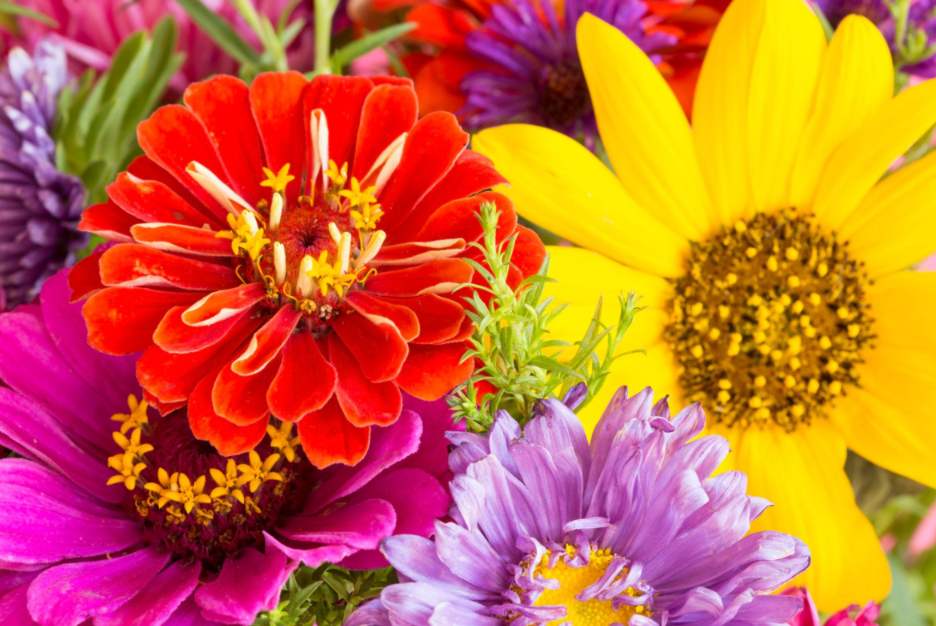
#> input picture Images/color/Flower.png, 936 x 626 px, found by its file name
$ python main.py
#> lines starting #> are read from the running program, lines starting #| are printed output that depends on the picture
### src/image_negative.py
#!/usr/bin/env python3
"""
Digital Image Processing - Elementary Methods
Image Negative Transformation

Formula: s = L - 1 - r (for 8-bit: s = 255 - r)
Works for both grayscale (2D) and RGB (3D) images.
"""

import numpy as np


def image_negative(arr, max_val=255):
    """
    Apply image negative transformation.
    s = L - 1 - r  (for 8-bit: L=255)
    Works for both grayscale (2D) and RGB (3D) images.
    """
    # Vectorized: invert pixel values
    result = max_val - arr

    # Clip and convert to uint8 if needed
    if arr.dtype == np.uint8:
        result = np.clip(result, 0, 255).astype(np.uint8)
    return result

### src/gamma_correction.py
#!/usr/bin/env python3
"""
Digital Image Processing - Elementary Methods
Gamma Encoding / Correction

Formula: s = 255 * (r/255)^gamma
Works for both grayscale and RGB using vectorized numpy operations.
"""

import numpy as np


def gamma_correction(arr, gamma, max_val=255):
    """
    Apply gamma correction/encoding.
    s = 255 * (r/255)^gamma
    Works for both grayscale and RGB using vectorized numpy operations.
    """
    # Normalize to [0,1]
    normalized = arr.astype(np.float64) / max_val

    # Apply gamma: power law transformation
    result = np.power(normalized, gamma) * max_val

    # Clip and convert back
    result = np.clip(result, 0, max_val)
    if arr.dtype == np.uint8:
        result = result.astype(np.uint8)
    return result

### src/logarithmic.py
#!/usr/bin/env python3
"""
Digital Image Processing - Elementary Methods
Logarithmic Transformation

Formula: s = c * log(1 + r)
Expands dark regions, compresses bright regions.
Works for both grayscale and RGB.
"""

import numpy as np
import math


def logarithmic_transformation(arr, c=None, eps=1e-3):
    """
    Apply logarithmic transformation: s = c * log(1 + r)
    Works for both grayscale and RGB.
    """
    if c is None:
        # For 8-bit images, set c to maximize output range
        c = 255 / math.log(1 + 255) if arr.dtype == np.uint8 else 1.0

    # Apply log transformation with epsilon to avoid log(0)
    result = c * np.log(1 + arr.astype(np.float64) + eps - eps)

    # Normalize to 0-255 range
    result = (result - result.min()) / (result.max() - result.min()) * 255
    result = np.clip(result, 0, 255).astype(np.uint8)
    return result

### src/contrast_stretching.py
#!/usr/bin/env python3
"""
Digital Image Processing - Elementary Methods
Contrast Stretching

Formula: s = (r - r_min) / (r_max - r_min) * (s_max - s_min) + s_min
Automatic range detection using percentiles if not specified.
"""

import numpy as np


def contrast_stretching(arr, min_in=None, max_in=None, min_out=0, max_out=255):
    """
    Apply contrast stretching (linearization).
    Maps input range [min_in, max_in] to [min_out, max_out].
    Automatic range detection using percentiles if not specified.
    """
    # Determine input range using percentiles for robustness
    if min_in is None:
        min_in = np.percentile(arr, 2)
    if max_in is None:
        max_in = np.percentile(arr, 98)

    # Avoid division by zero
    if max_in == min_in:
        return np.full_like(arr, min_out, dtype=np.uint8 if arr.dtype == np.uint8 else arr.dtype)

    # Apply linear mapping: s = min_out + ((r - min_in) / (max_in - min_in)) * (max_out - min_out)
    normalized = (arr.astype(np.float64) - min_in) / (max_in - min_in)
    result = min_out + normalized * (max_out - min_out)
    result = np.clip(result, min_out, max_out)
    if arr.dtype == np.uint8:
        result = result.astype(np.uint8)
    return result

### src/histogram_equalization.py
#!/usr/bin/env python3
"""
Digital Image Processing - Elementary Methods
Histogram Equalization

For color images, convert to HSV, equalize V channel, convert back.
Uses numpy only - no external dependencies beyond what's available.
"""

import numpy as np


def histogram_equalization(arr):
    """
    Apply histogram equalization to grayscale or color images.
    For color images, convert to HSV, equalize V channel, convert back.
    """
    if arr.ndim == 2:
        # Grayscale histogram equalization
        img = arr.astype(np.float64)

        # Compute histogram
        hist, bins = np.histogram(img.ravel(), 256, [0.0, 256.0])

        # Compute CDF
        cdf = hist.cumsum()

        # Mask zeros and normalize
        cdf_masked = np.ma.masked_equal(cdf, 0)
        # Normalize CDF to [0, 255]
        if cdf_masked[-1] > 0:
            cdf_normalized = (cdf_masked - cdf_masked[0]) * 255 / (img.size - cdf_masked[0])
        else:
            cdf_normalized = cdf_masked

        # Fill back and use for mapping
        cdf_full = np.ma.filled(cdf_normalized, 0).astype(np.uint8)

        # Map using the CDF
        equalized = cdf_full[np.round(img).astype(np.uint8)]

        return equalized

    else:
        # RGB: convert to YCrCb, equalize Y channel, convert back
        img_float = arr.astype(np.float64)

        # RGB to YCrCb transformation (NTSC standard)
        # Y  = 0.299 R + 0.587 G + 0.114 B
        # Cr = 0.5 R - 0.168 G - 0.331 B + 128
        # Cb = -0.168 R - 0.331 G + 0.5 B + 128

        # Extract channels
        r = img_float[:, :, 0]
        g = img_float[:, :, 1]
        b = img_float[:, :, 2]

        # Compute Y (luminance)
        y = 0.299 * r + 0.587 * g + 0.114 * b

        # Equalize Y channel
        y_eq = histogram_equalization(y)

        # Compute inverse transformation
        # R = Y + 1.402 * (Cr - 128) where Cr = 0.5*R - 0.168*G - 0.331*B + 128
        # G = Y - 0.344136*(Cr-128) - 0.714136*(Cb-128) where Cb = -0.168*R - 0.331*G + 0.5*B + 128
        # B = Y + 1.772 * (Cb - 128)

        # Recover Cr and Cb from original
        cr = 0.5 * r - 0.168 * g - 0.331 * b + 128
        cb = -0.168 * r - 0.331 * g + 0.5 * b + 128

        # Recombine RGB
        r_eq = np.clip(y_eq + 1.402 * (cr - 128), 0, 255)
        g_eq = np.clip(y_eq - 0.344136 * (cr - 128) - 0.714136 * (cb - 128), 0, 255)
        b_eq = np.clip(y_eq + 1.772 * (cb - 128), 0, 255)

        result = np.stack([r_eq, g_eq, b_eq], axis=2).astype(np.uint8)
        return result

### src/intensity_slicing.py
#!/usr/bin/env python3
"""
Digital Image Processing - Elementary Methods
Intensity Level Slicing

Isolate a specific intensity range:
- Highlight mode: Pixels in range → 255, outside → 0
- Darken mode: Pixels in range → original, outside → 0
"""

import numpy as np


def intensity_level_slicing(arr, background=0, highlight=True, slice_level=None, width=10):
    """
    Intensity level slicing: isolate a specific intensity range.

    Parameters:
    - arr: input image array
    - background: background value for pixels outside the slice (0 or 255)
    - highlight: True to highlight the slice (set to 255/bright), False to darken outside
    - slice_level: (min, max) intensity range; if None, uses center range around mean
    - width: width of the intensity range around center (if slice_level not specified)

    Returns:
    - sliced image
    """
    if slice_level is not None:
        low, high = slice_level
    else:
        # Use center range around mean
        if arr.ndim == 2:
            mid = np.median(arr)
        else:
            mid = np.median(arr.mean(axis=2))
        low = max(0, int(mid) - width)
        high = min(255, int(mid) + width)

    result = arr.copy().astype(np.float64)

    if arr.ndim == 2:
        # Grayscale
        mask = (result >= low) & (result <= high)
        if highlight:
            # Keep slice at 255, set rest to background
            result[~mask] = background
            result[mask] = 255.0
        else:
            # Darken outside to background, keep slice values
            result[~mask] = background
            # Keep slice values as-is (already in result)
    else:
        # RGB - apply mask based on luminance or per-channel
        # Create a composite mask: a pixel is "in range" if ANY channel is in range
        # Or we can apply the slicing per channel
        for c in range(3):
            mask = (result[:, :, c] >= low) & (result[:, :, c] <= high)
            if highlight:
                result[:, :, c][~mask] = background
                result[:, :, c][mask] = 255.0
            else:
                result[:, :, c][~mask] = background

    return result.astype(np.uint8)

### src/bit_plane_slicing.py
#!/usr/bin/env python3
"""
Digital Image Processing - Elementary Methods
Bit Plane Slicing

Extract bit planes from an image.
8 bit planes: Plane 0 (LSB) to Plane 7 (MSB).
"""

import numpy as np


def bit_plane_slicing(arr, plane=None, show_all=False):
    """
    Extract bit planes from an image.

    Parameters:
    - arr: input image (grayscale or RGB)
    - plane: specific bit plane index (0-7 for 8-bit), None to show all
    - show_all: if True and plane is None, return all 8 bit planes

    Returns:
    - bit plane(s) as image array(s) - each scaled to 0-255 for visibility
    """
    # Ensure uint8
    if arr.dtype != np.uint8:
        arr = arr.astype(np.uint8)

    if arr.ndim == 2:
        # Grayscale
        bit_planes = []
        for i in range(8):
            # Extract i-th bit: (arr >> i) & 1, then scale to 0-255
            plane_img = ((arr >> i) & 1) * 255
            bit_planes.append(plane_img.astype(np.uint8))

        if show_all:
            return bit_planes
        elif plane is not None:
            if 0 <= plane <= 7:
                return bit_planes[plane]
            else:
                raise ValueError("Plane index must be between 0 and 7")
        else:
            return bit_planes[0]  # default to first

    else:
        # RGB - extract bit planes from each channel combined
        bit_planes = []
        for i in range(8):
            # For each bit plane, OR together the contribution from all three channels
            # Each channel contributes 0 or 255 at position i
            plane_img = np.zeros((arr.shape[0], arr.shape[1]), dtype=np.uint8)
            for c in range(3):
                plane_img += (((arr[:, :, c] >> i) & 1) * 255)
            bit_planes.append(plane_img.astype(np.uint8))

        if show_all:
            return bit_planes
        elif plane is not None:
            if 0 <= plane <= 7:
                return bit_planes[plane]
            else:
                raise ValueError("Plane index must be between 0 and 7")
        else:
            return bit_planes[0]  # default to first

### src/__init__.py
# Digital Image Processing - Elementary Methods
from .image_negative import image_negative
from .gamma_correction import gamma_correction
from .logarithmic import logarithmic_transformation
from .contrast_stretching import contrast_stretching
from .histogram_equalization import histogram_equalization
from .intensity_slicing import intensity_level_slicing
from .bit_plane_slicing import bit_plane_slicing


# [46 lines left out: functions load_image, save_image, display_images, not called in this run]


__all__ = [
    "image_negative",
    "gamma_correction",
    "logarithmic_transformation",
    "contrast_stretching",
    "histogram_equalization",
    "intensity_level_slicing",
    "bit_plane_slicing",
    "load_image",
    "save_image",
    "display_images",
]

### main.py
# Digital Image Processing - Elementary Methods
# Main script using src module structure

import os
import sys
import numpy as np
import matplotlib.pyplot as plt

# Add src to path
sys.path.insert(0, os.path.dirname(__file__))

from src import (
    image_negative,
    gamma_correction,
    logarithmic_transformation,
    contrast_stretching,
    histogram_equalization,
    intensity_level_slicing,
    bit_plane_slicing,
)
from src.__init__ import load_image, save_image, display_images


def main():
    # Create output directories
    outputs = [
        "outputs/01_negative",
        "outputs/02_gamma",
        "outputs/03_logarithmic",
        "outputs/04_contrast",
        "outputs/05_histogram",
        "outputs/06_intensity_slicing",
        "outputs/07_bit_plane",
    ]
    for out_dir in outputs:
        os.makedirs(out_dir, exist_ok=True)

    # Load images
    base_dir = os.path.dirname(__file__)
    img_color_path = os.path.join(base_dir, "images", "color", "Flower.png")
    img_gray_path = os.path.join(base_dir, "images", "grayscale", "Cameraman.png")

    # Load color image (RGB)
    arr_color, mode_color = load_image(img_color_path)
#> in load_image, img is the input picture: shape (626, 936, 3); mean B, G, R 58.3, 104.9, 203.9
#> mode_color = 'BGR'
    if arr_color is None:
        raise FileNotFoundError("Color image not found!")

    # Load grayscale image
    arr_gray, mode_gray = load_image(img_gray_path, grayscale=True)
#> call 2 of load_image, with path = 'images/grayscale/Cameraman.png', grayscale = True
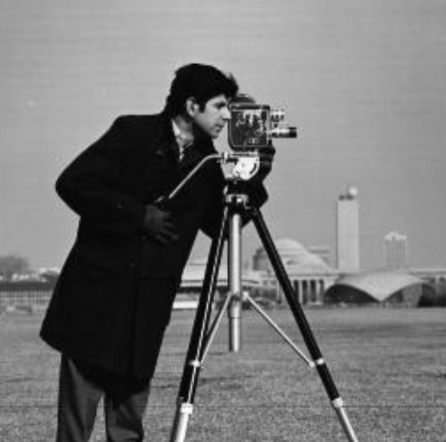
#> input picture Images/grayscale/Cameraman.png, 446 x 442 px, found by its file name
#> mode_gray = 'L'
    if arr_gray is None:
        raise FileNotFoundError("Grayscale image not found!")

    print(f"Color image: shape={arr_color.shape}, mode={mode_color}")
#| Color image: shape=(626, 936, 3), mode=BGR
    print(f"Grayscale image: shape={arr_gray.shape}, mode={mode_gray}")
#| Grayscale image: shape=(442, 446), mode=L

    # ==============================
    # 1. Image Negative
    # ==============================
    print("\n=== 1. Image Negative ===")
    neg_gray = image_negative(arr_gray.copy(), max_val=255)
    neg_rgb = image_negative(arr_color.copy(), max_val=255)

    # Save negatives
    save_image(neg_gray, os.path.join("outputs", "01_negative", "negative_gray.png"), mode="L")
    save_image(neg_rgb, os.path.join("outputs", "01_negative", "negative_rgb.png"), mode="RGB")
    print("Saved: outputs/01_negative/negative_gray.png")
    print("Saved: outputs/01_negative/negative_rgb.png")

    # ==============================
    # 2. Gamma Correction
    # ==============================
    print("\n=== 2. Gamma Correction ===")
    gamma_vals = [0.3, 0.5, 1.0, 2.0, 3.0]

    # Grayscale gamma
    print("Processing grayscale gamma corrections...")
    for g in gamma_vals:
        gamma_gray = gamma_correction(arr_gray, gamma=g)
        save_image(
            gamma_gray,
            os.path.join("outputs", "02_gamma", f"gamma_gray_{g:.1f}.png"),
            mode="L",
        )
        print(f"  gamma={g}: saved")
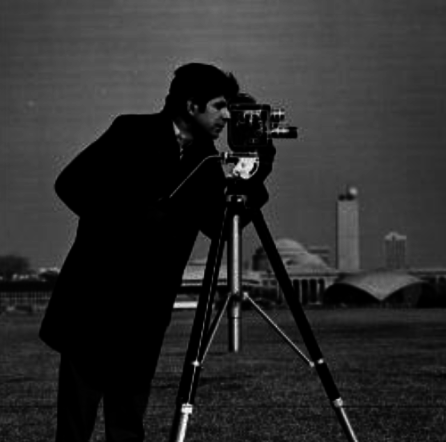
#> gamma_gray: shape (442, 446); min 0, max 255, mean 43.3

    # RGB gamma
    print("Processing RGB gamma corrections...")
    for g in gamma_vals:
        gamma_rgb = gamma_correction(arr_color, gamma=g)
        save_image(
            gamma_rgb,
            os.path.join("outputs", "02_gamma", f"gamma_rgb_{g:.1f}.png"),
            mode="RGB",
        )
        print(f"  gamma={g}: saved")
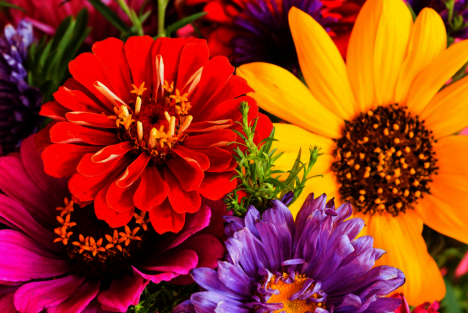
#> gamma_rgb: shape (626, 936, 3) (shown at 1/2 size); mean B, G, R 25.1, 52.8, 154.8

    # ==============================
    # 3. Logarithmic Transformation
    # ==============================
    print("\n=== 3. Logarithmic Transformation ===")
    log_gray = logarithmic_transformation(arr_gray.copy())
    log_rgb = logarithmic_transformation(arr_color.copy())
#> call 2 of logarithmic_transformation, with eps = 0.001
#> in logarithmic_transformation (call 2), `result = c * np.log(1 + arr.astype(np.float64) + eps - eps)`:
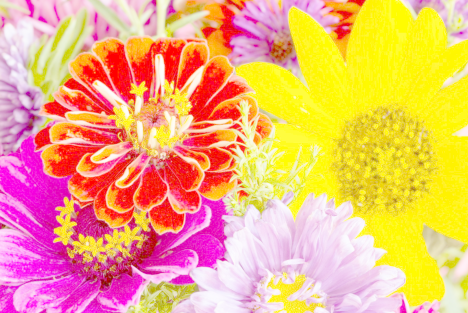
#> result: shape (626, 936, 3) float64 (shown at 1/2 size); mean of channels 0, 1, 2 120.4, 176.6, 242.6; drawn with min black and max white

    # Save log transformed images
    save_image(log_gray, os.path.join("outputs", "03_logarithmic", "log_gray.png"), mode="L")
    save_image(log_rgb, os.path.join("outputs", "03_logarithmic", "log_rgb.png"), mode="RGB")
    print("Saved: outputs/03_logarithmic/log_gray.png")
    print("Saved: outputs/03_logarithmic/log_rgb.png")

    # ==============================
    # 4. Contrast Stretching
    # ==============================
    print("\n=== 4. Contrast Stretching ===")
    # Automatic contrast stretching
    contrast_auto_gray = contrast_stretching(arr_gray.copy())
#> in contrast_stretching, `min_in = np.percentile(arr, 2)`: min_in = 9
#> in contrast_stretching, `max_in = np.percentile(arr, 98)`: max_in = 188
#> in contrast_stretching, `result = np.clip(result, min_out, max_out)`:
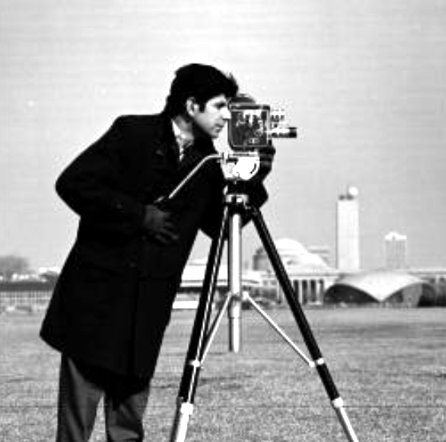
#> result: shape (442, 446) float64; min 0, max 255, mean 155.4
    contrast_auto_rgb = contrast_stretching(arr_color.copy())

    # Save contrast stretched images
    save_image(contrast_auto_gray, os.path.join("outputs", "04_contrast", "contrast_stretched.png"), mode="L")
    save_image(contrast_auto_rgb, os.path.join("outputs", "04_contrast", "contrast_stretched_rgb.png"), mode="RGB")
    print("Saved: outputs/04_contrast/contrast_stretched.png")
    print("Saved: outputs/04_contrast/contrast_stretched_rgb.png")

    # ==============================
    # 5. Histogram Equalization
    # ==============================
    print("\n=== 5. Histogram Equalization ===")
    eq_gray = histogram_equalization(arr_gray.copy())
#> in histogram_equalization, `hist, bins = np.histogram(img.ravel(), 256, [0.0, 256.0])`: hist = 256 values, max 5349 at index 14, min 0 at index 254, mean 770; bins = 257 values from 0 to 256
#> in histogram_equalization, `cdf = hist.cumsum()`: cdf = 256 values from 2 to 197132
#> in histogram_equalization, `cdf_full = np.ma.filled(cdf_normalized, 0).astype(np.uint8)`: cdf_full = 256 values from 0 to 255
    eq_rgb = histogram_equalization(arr_color.copy())
#> in histogram_equalization (call 2), `y = 0.299 * r + 0.587 * g + 0.114 * b`:
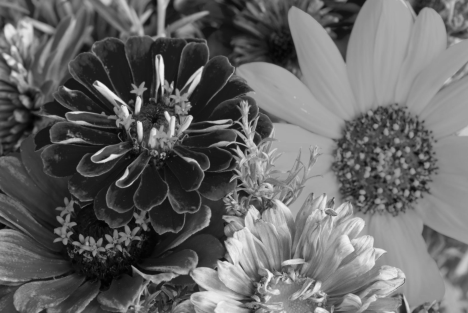
#> y: shape (626, 936) float64 (shown at 1/2 size); min 1.82, max 247.8, mean 102.3
#> in histogram_equalization (call 2), `g_eq = np.clip(y_eq - 0.344136 * (cr - 128) - 0.714136 * (cb - 128), 0..`:
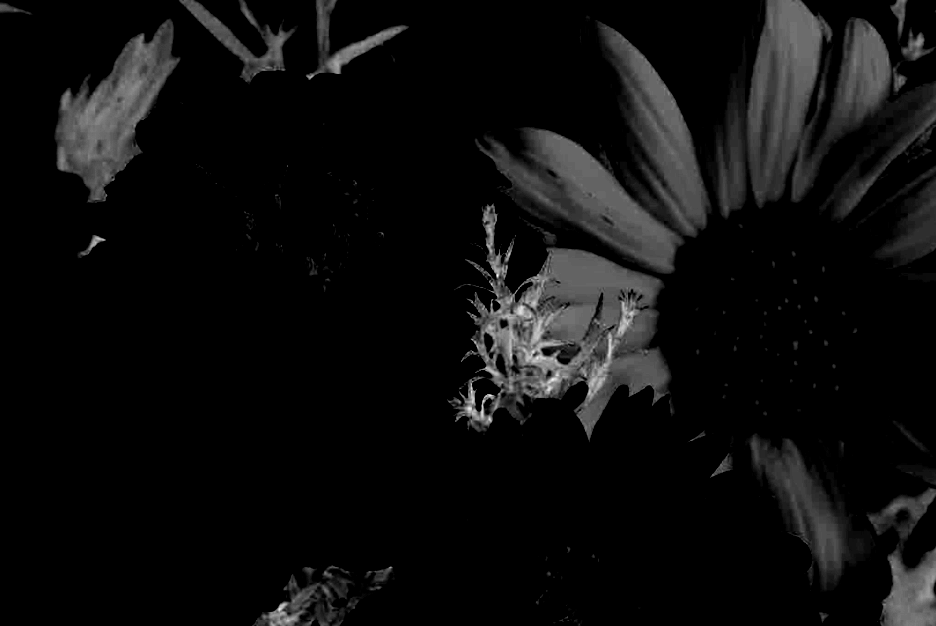
#> g_eq: shape (626, 936) float64; min 0, max 20.94, mean 1.1; drawn with min black and max white
#> (the rest of the program and of its run is left out)
